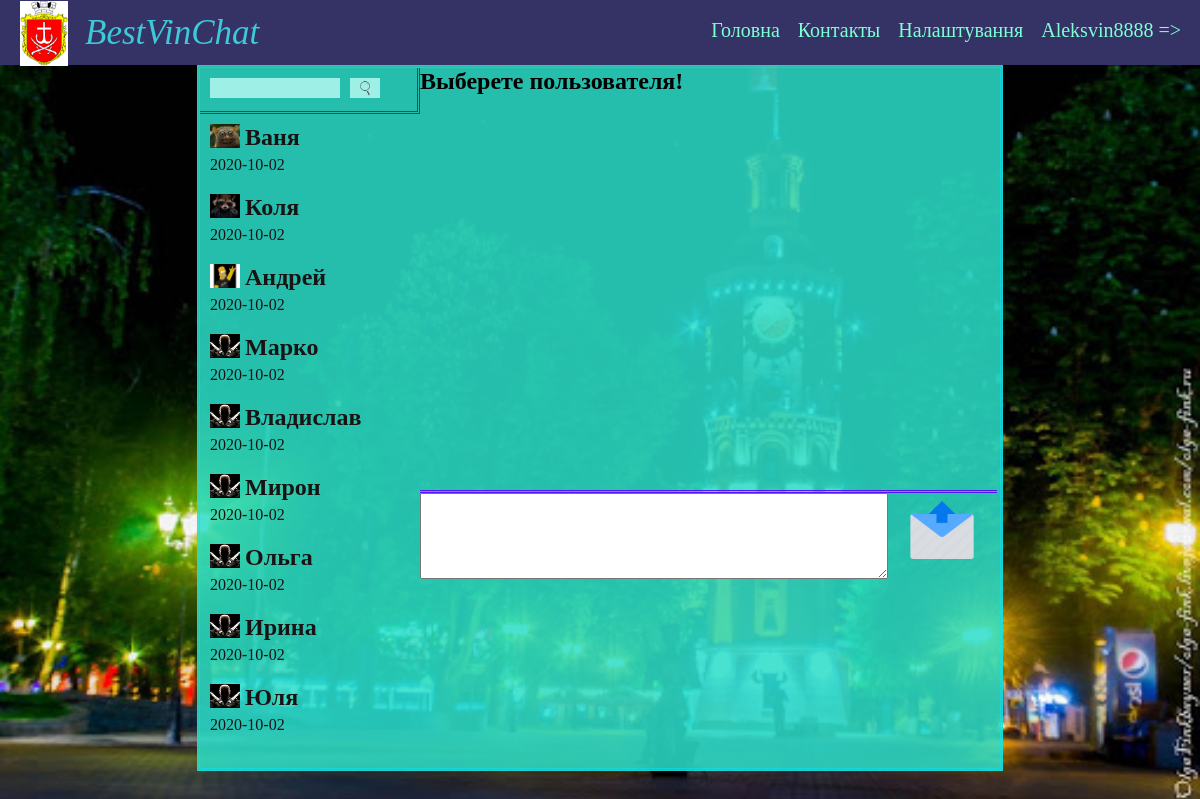
Page / (signed in) on the committed database.
### tables this page shows
CREATE TABLE `polzovateli` (
  `id` int(11) NOT NULL,
  `photo` varchar(255) NOT NULL,
  `name` varchar(100) NOT NULL,
  `phone` varchar(20) NOT NULL,
  `emeil` varchar(100) NOT NULL,
  `password` varchar(255) NOT NULL,
  `data` date NOT NULL DEFAULT current_timestamp()
);

### modules/spisokKontackt.php (the view)
<?php
    $sql = "SELECT * FROM polzovateli WHERE id NOT IN ( '" . $_COOKIE["polzovatel_id"] . "' )";
    $result = mysqli_query($connect, $sql);
    $col_polzovateli = mysqli_num_rows($result);
?>
    <div id = "spisok">
        <ul>
            <?php
                $i = 0;
                while ( $i < $col_polzovateli) {
                $polzovateli = mysqli_fetch_assoc($result);
            ?>
                <li>
                    <a href='/index.php?user= <?php echo $polzovateli["id"]; ?>'>
                        <div class="avatar"><img src='<?php echo $polzovateli["photo"]; ?>'></div>
                        <h2><?php echo $polzovateli["name"]; ?></h2>
                        <p><?php echo $polzovateli["data"]; ?></p>
                    </a>
                </li>
            <?php
              $i = $i + 1;
            }
        ?>
        </ul>
    </div>

### index.php (shortened to what this page needs)
<?php
    include "configs/bd.php";
?>
    <!DOCTYPE html>
    <html>
    <head>
    	<link rel="stylesheet" type="text/css" href="style.css">
    </head>
    <body>
    <?php
    include "chasty_sayt/shapka.php"
    ?>
    <div id = "content">
        <div id = "users">
          <form id = "poisk" action= "http://chat.local/user_search.php"; method="POST" >
               <input type="text" name="poisk-text">
               <button type="submit" name="seorch_name"><img src = "images/icon-seorch.png">
               </button>
          </form>
        <?php
         include "modules/spisokKontackt.php";
        ?>
        </div>
        <div id = "blokPerepiska">
            <div id ="spisokSoobsheny">
                 <?php
                   include "modules/messegs.php";
                  ?>
            </div>
            <form id="form" action="http://chat.local/send_meseg.php?user=<?php echo $_GET["user"];?>" method="POST">
              <textarea name="messeg"></textarea>
              <button type="submit" name="send_sms"><img src="images\send.png"></button>
            </form>
        </div>
     </div>
 </body>
 </html>

### chasty_sayt/shapka.php
 <div id = "shapka">
            	<div id = "logo">
            		 <img src="\images\logo.png">
            		 <span><i>BestVinChat</i></span>
            		 <div id = "menu">
                    <a href="/">Головна</a>
            		    <a href="#" id = "open_contact">Контакты</a>
                    <a href="#">Налаштування</a>
                         <?php
                         if(isset($_COOKIE["polzovatel_id"])) {
                          $sql = "SELECT * FROM polzovateli WHERE id=" . $_COOKIE["polzovatel_id"];
                          $resalt = mysqli_query($connect, $sql);
                          $polzovatel = mysqli_fetch_assoc($resalt);
                          ?>
                          <a href="vihod.php" ><?php echo $polzovatel["name"] ?>  =></a>
                          <?php
                         } else {
                          ?>
                          <a href="login.php">Увійти</a>
                          <?php
                         }
                         ?>
            	   </div>
            	</div>
</div>

### modules/messegs.php
 <ul>
 <?php
     if (isset($_GET["user"]) || isset($poluchatel) && isset($_COOKIE["polzovatel_id"]) || isset($otpravitel)) {
            $user_id = null;
            $otpravitel = null;
            if(isset($_GET["user"]) || isset($_COOKIE["polzovatel_id"])) {
                $user_id = $_GET["user"];
                $otpravitel = $_COOKIE["polzovatel_id"];
            } else {
                $user_id = $poluchatel;
                $otpravitel = $otpravitel;
            }
        $sql = "SELECT * FROM messegs " .
        " WHERE (user_id=" . $otpravitel . " AND user_id_2 = " . $user_id . ")
         OR (user_id =" . $user_id . " AND user_id_2 =" . $otpravitel . ")";
        $result = mysqli_query($connect, $sql);
        $col_messegs = mysqli_num_rows($result);
            $i = 0;
            while ($i < $col_messegs) {
                 $messegs = mysqli_fetch_assoc($result);
                ?>
                     <li>
                     <?php
                         $sql = "SELECT * FROM polzovateli WHERE id=" . $messegs["user_id"];
                         $polzovatel = mysqli_query($connect, $sql);
                         $polzovatel = mysqli_fetch_assoc($polzovatel);
                     ?>
                        <div class="avatar"><img src='<?php echo $polzovatel["photo"]; ?>'></div>
                        <h2><?php echo $polzovatel["name"]; ?></h2>
                         <p><?php echo $messegs["messeg"]; ?></p>
                         <div class="time"><?php echo $messegs["time"]?></div>
                     </li>
                <?php
                $i = $i + 1;
             }
        }  else {
            echo "<h2>Выберете  пользователя! </h2>";
        }
?>
</ul>

### style.css (style rules this page uses)
html { height: 100%; }
body { margin: 0; background: url("images/fon.png"); background-position: 100% 100%; background-size: 100%; height: 100%; }
#shapka { width: 100%; height: 65px; background: #353265; }
#logo { width: 100%; height: 65px; position: relative; float: left; }
#logo img { position: absolute; top: 1px; left: 20px; width: 4%; height: 100%; }
#logo span { font-size: 35px; position: absolute; top: 13px; left: 85px; color: #3dc9d7; }
#menu { position: absolute; top: 10px; right: 10px; }
#menu a { color: aquamarine; text-decoration: none; font-size: 20px; height: 100%; display: block; float: left; padding: 9px; }
#content { width: 800px; height: calc(100% - 100px); margin: 0 auto; border-style: double; border-color: #0de2ef91; overflow: hidden; background: #2ce0cad9; }
#users { width: 220px; float:left; height: 100%; }
#poisk { padding: 10px; border-style: double; border-color: #5018f3; border-top: none; border-left: none; }
#poisk input { background: #9eefe5; border: none; height: 20px; padding: 0; margin: 0; float:left; margin-right: 10px; width: 130px; outline: none; }
#poisk button { width: 30px; height: 20px; border: none; background-color: #9eefe5; outline: none; cursor: pointer; }
#poisk button img { width: 100%; height: 100%; }
#spisok { border-style: none; height: 90%; overflow-y: auto; }
#spisok ul { margin: 0; padding: 0; list-style: none; width: 100%; height: 90%; }
#spisok ul li { padding: 10px; position: relative; width: calc(100% - 20px); }
#spisok ul li a { text-decoration: none; color: #191414; }
#spisok ul .avatar { width: 30px; height: 24px; float:left; margin-right: 5px; }
#spisok ul .avatar img { width: 100%; height: 100%; }
#spisok h2 { margin: 0 0 5px 0; }
#spisok p { margin: 0; }
#blokPerepiska { height: 100%; width: 580px; float: right; }
#spisokSoobsheny { height: 80%; width: 580px; float: right; overflow-y: auto; }
#blokPerepiska ul { height: 100%; list-style: none; margin: 0; padding: 0; }
#blokPerepiska h2 { margin: 0; }
#form { width: 577px; border-style: double; height: 100px; position: absolute; top: 490px; border-color: #5018f3; border-bottom: none; border-left: none; border-right: none; }
#form textarea { width: 80%; height: 80%; }
#form button { border: 0; outline: none; background: none; width: 100px; height: 87px; cursor: pointer; }
#form button img { width: 100%; height: 100%; }

### rows in the picture
polzovateli: name "Aleksvin8888"
polzovateli: photo (picture), name "Ваня", data "2020-10-02"
polzovateli: photo (picture), name "Коля", data "2020-10-02"
polzovateli: photo (picture), name "Андрей", data "2020-10-02"
polzovateli: photo (picture), name "Марко", data "2020-10-02"
polzovateli: photo (picture), name "Владислав", data "2020-10-02"
polzovateli: photo (picture), name "Мирон", data "2020-10-02"
polzovateli: photo (picture), name "Ольга", data "2020-10-02"
polzovateli: photo (picture), name "Ирина", data "2020-10-02"
polzovateli: photo (picture), name "Юля", data "2020-10-02"
